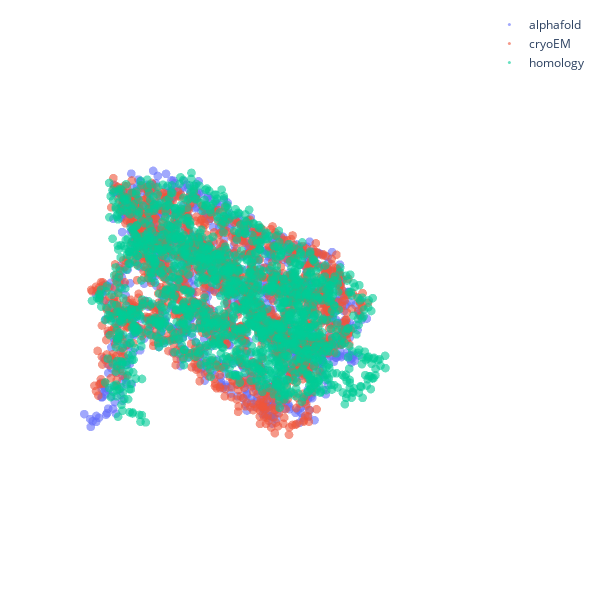

This figure's notebook cell:
### Code cell
fig = go.Figure()
for models in np.unique(backbone_df.models):
    fig.add_trace(go.Scatter3d(
        x = backbone_df.iloc[np.where(backbone_df.models == models)].x, 
        y = backbone_df.iloc[np.where(backbone_df.models == models)].y, 
        z = backbone_df.iloc[np.where(backbone_df.models == models)].z, 
        name = models, 
        mode = 'markers'
    ))
fig.update_traces( marker=dict(size=3, opacity = 0.6))

# update_layout setting the axis visibility and background to False 
fig.update_layout(width=600, height=600,
                  scene = dict(
                    xaxis = dict(
                         visible= False,
                         showbackground=False),
                    yaxis = dict(
                         visible= False,
                         showbackground=False),
                    zaxis = dict(
                         visible= False,
                         showbackground=False)),
                    margin=dict(r=10, l=10, b=10, t=10)
                 )

fig.show()

### Figure 1 — Plotly figure (JSON) as saved in the notebook; plotly's stock layout.template omitted (floating-point values rounded to 4 significant figures; data arrays with more than 128 entries replaced by an {"elided": "..."} marker saying what was removed)
{"data": [{"marker": {"opacity": 0.6, "size": 3}, "mode": "markers", "name": "alphafold", "type": "scatter3d", "x": {"elided": "1552 float values"}, "y": {"elided": "1552 float values"}, "z": {"elided": "1552 float values"}}, {"marker": {"opacity": 0.6, "size": 3}, "mode": "markers", "name": "cryoEM", "type": "scatter3d", "x": {"elided": "1487 float values"}, "y": {"elided": "1487 float values"}, "z": {"elided": "1487 float values"}}, {"marker": {"opacity": 0.6, "size": 3}, "mode": "markers", "name": "homology", "type": "scatter3d", "x": {"elided": "1552 float values"}, "y": {"elided": "1552 float values"}, "z": {"elided": "1552 float values"}}], "layout": {"height": 600, "margin": {"b": 10, "l": 10, "r": 10, "t": 10}, "scene": {"xaxis": {"showbackground": false, "visible": false}, "yaxis": {"showbackground": false, "visible": false}, "zaxis": {"showbackground": false, "visible": false}}, "width": 600}}
